Frame 1 (no input): blank canvas, image omitted
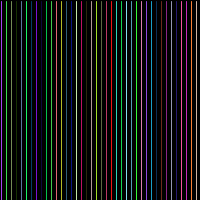
Frame 60 (the mouse pressed at the canvas centre just before this capture)
Frame 120 (the mouse held since frame 60 and released just before this capture): identical to frame 60, image omitted

The Processing sketch that drew this single still picture (run headless with seeded random() and noise(); from frame 60 on, the mouse is pressed at the canvas centre):

// Processing sketch: processing_101074
// ── processing_101074.pde

int s=1;
void setup(){
  size(200,200);
  background(0);
  frameRate(30);
}
void draw(){
  stroke(random(255),random(255),random(255));
  line(s,1,s,height);
  s=s+5;}
